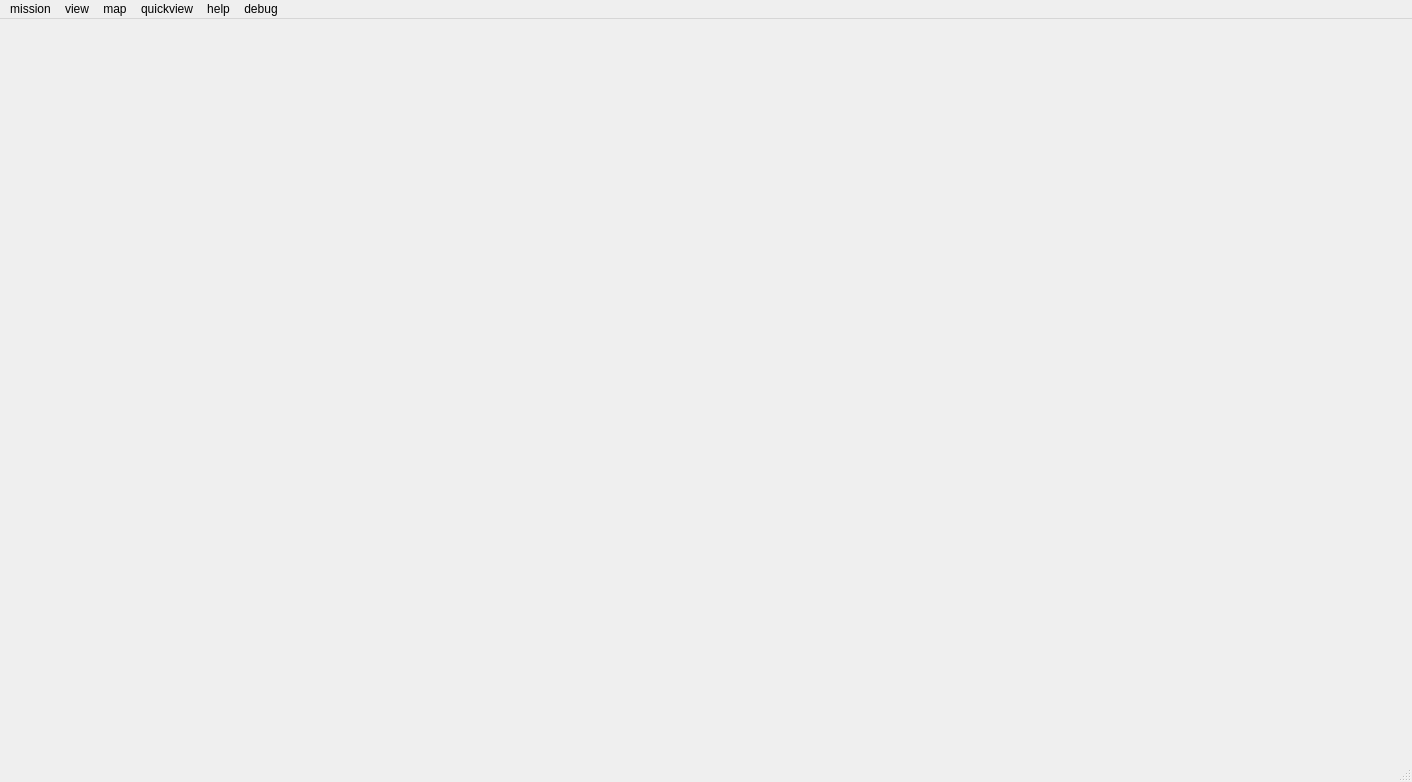
<?xml version="1.0" encoding="UTF-8"?>
<ui version="4.0">
 <class>MainWindow</class>
 <widget class="QMainWindow" name="MainWindow">
  <property name="geometry">
   <rect>
    <x>0</x>
    <y>0</y>
    <width>1412</width>
    <height>782</height>
   </rect>
  </property>
  <property name="windowTitle">
   <string>MainWindow</string>
  </property>
  <widget class="QWidget" name="centralwidget"/>
  <widget class="QMenuBar" name="menubar">
   <property name="geometry">
    <rect>
     <x>0</x>
     <y>0</y>
     <width>1412</width>
     <height>23</height>
    </rect>
   </property>
   <widget class="QMenu" name="mainmenu_map">
    <property name="title">
     <string>map</string>
    </property>
    <addaction name="zoom_to_china"/>
    <addaction name="separator"/>
    <addaction name="actionuse_open_street_map"/>
    <addaction name="actionuse_open_street_map_cycle"/>
    <addaction name="actionuse_amap_6"/>
    <addaction name="actionuse_amap_7"/>
    <addaction name="separator"/>
    <addaction name="actionuse_epsg4326"/>
    <addaction name="actionuse_epsg3857"/>
   </widget>
   <widget class="QMenu" name="mainmenu_view">
    <property name="title">
     <string>view</string>
    </property>
    <addaction name="show_quickview"/>
    <addaction name="show_map"/>
    <addaction name="show_mission"/>
    <addaction name="separator"/>
    <addaction name="use_chinese"/>
   </widget>
   <widget class="QMenu" name="mainmenu_help">
    <property name="title">
     <string>help</string>
    </property>
   </widget>
   <widget class="QMenu" name="mainmenu_quickview">
    <property name="title">
     <string>quickview</string>
    </property>
    <addaction name="show_history_quickviews"/>
    <addaction name="separator"/>
    <addaction name="actionshow_1_quickviews"/>
    <addaction name="actionshow_2_quickviews_h"/>
    <addaction name="actionshow_2_quickviews_v"/>
    <addaction name="actionshow_4_quickviews"/>
   </widget>
   <widget class="QMenu" name="mainmenu_mission">
    <property name="title">
     <string>mission</string>
    </property>
    <addaction name="actionmid_term"/>
    <addaction name="actiongenerate_files"/>
    <addaction name="actionopen_route_files"/>
    <addaction name="actioncreate_area"/>
   </widget>
   <widget class="QMenu" name="mainmenu_debug">
    <property name="title">
     <string>debug</string>
    </property>
    <addaction name="debug"/>
   </widget>
   <addaction name="mainmenu_mission"/>
   <addaction name="mainmenu_view"/>
   <addaction name="mainmenu_map"/>
   <addaction name="mainmenu_quickview"/>
   <addaction name="mainmenu_help"/>
   <addaction name="mainmenu_debug"/>
  </widget>
  <widget class="QStatusBar" name="statusbar"/>
  <action name="zoom_to_china">
   <property name="text">
    <string>zoom to china</string>
   </property>
  </action>
  <action name="show_quickview">
   <property name="checkable">
    <bool>true</bool>
   </property>
   <property name="checked">
    <bool>true</bool>
   </property>
   <property name="text">
    <string>quickview</string>
   </property>
  </action>
  <action name="show_map">
   <property name="checkable">
    <bool>true</bool>
   </property>
   <property name="checked">
    <bool>true</bool>
   </property>
   <property name="enabled">
    <bool>true</bool>
   </property>
   <property name="text">
    <string>map</string>
   </property>
  </action>
  <action name="show_mission">
   <property name="checkable">
    <bool>true</bool>
   </property>
   <property name="checked">
    <bool>true</bool>
   </property>
   <property name="text">
    <string>mission</string>
   </property>
  </action>
  <action name="use_english">
   <property name="checkable">
    <bool>true</bool>
   </property>
   <property name="checked">
    <bool>true</bool>
   </property>
   <property name="text">
    <string>english</string>
   </property>
  </action>
  <action name="use_chinese">
   <property name="checkable">
    <bool>true</bool>
   </property>
   <property name="checked">
    <bool>true</bool>
   </property>
   <property name="text">
    <string>chinese</string>
   </property>
  </action>
  <action name="show_history_quickviews">
   <property name="text">
    <string>show_history_quickviews</string>
   </property>
  </action>
  <action name="debug">
   <property name="text">
    <string>debug</string>
   </property>
  </action>
  <action name="actioncreate_area">
   <property name="text">
    <string>create area</string>
   </property>
  </action>
  <action name="actionshow_1_quickviews">
   <property name="text">
    <string>show 1 quickviews</string>
   </property>
  </action>
  <action name="actionshow_2_quickviews_h">
   <property name="text">
    <string>show 2 quickviews horizontal</string>
   </property>
  </action>
  <action name="actionshow_2_quickviews_v">
   <property name="text">
    <string>show 2 quickviews vertical</string>
   </property>
  </action>
  <action name="actionshow_4_quickviews">
   <property name="text">
    <string>show 4 quickviews</string>
   </property>
  </action>
  <action name="actionuse_open_street_map">
   <property name="text">
    <string>use open street map</string>
   </property>
  </action>
  <action name="actionuse_amap_6">
   <property name="text">
    <string>use amap 6</string>
   </property>
  </action>
  <action name="actionuse_amap_7">
   <property name="text">
    <string>use amap 7</string>
   </property>
  </action>
  <action name="actionuse_open_street_map_cycle">
   <property name="text">
    <string>use open street map cycle</string>
   </property>
  </action>
  <action name="actionuse_epsg4326">
   <property name="text">
    <string>use epsg4326</string>
   </property>
  </action>
  <action name="actionuse_epsg3857">
   <property name="text">
    <string>use epsg3857</string>
   </property>
  </action>
  <action name="actionmid_term">
   <property name="text">
    <string>建立中期实验任务</string>
   </property>
  </action>
  <action name="actiongenerate_files">
   <property name="text">
    <string>生成输出文件</string>
   </property>
  </action>
  <action name="actionopen_route_files">
   <property name="text">
    <string>打开路径文件</string>
   </property>
  </action>
 </widget>
 <resources/>
 <connections/>
</ui>
